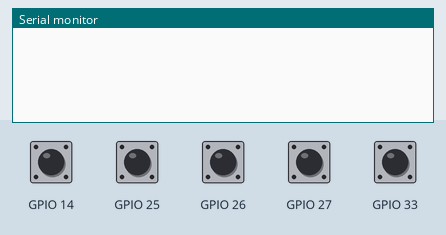
This sketch was run on a simulated ESP32. Parts: the last lines printed to the serial monitor. The test bench sets the inputs (shaded band); at power-on: GPIO 14, GPIO 25–27, GPIO 33 HIGH.

Above: at 1.2 s.
1.3 s: GPIO 14 pulled LOW for 0.15 s
At 2.1 s:
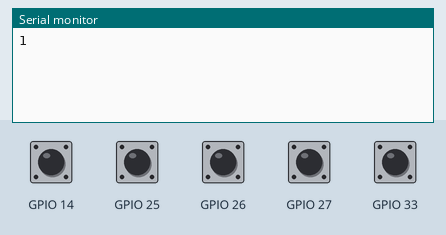
2.9 s: GPIO 25 pulled LOW for 0.15 s
At 3.3 s:
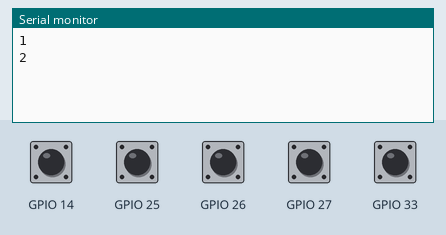
4.5 s: GPIO 26 pulled LOW for 0.15 s
At 5.7 s:
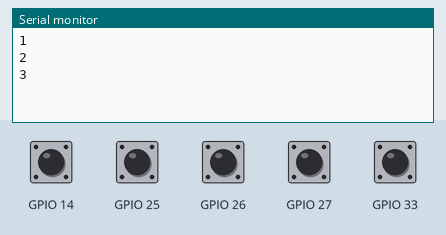
6.1 s: GPIO 27 pulled LOW for 0.15 s
At 6.9 s:
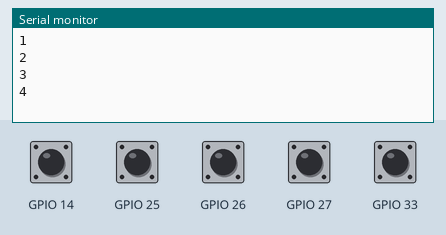
7.7 s: GPIO 33 pulled LOW for 0.15 s
At 8.1 s:
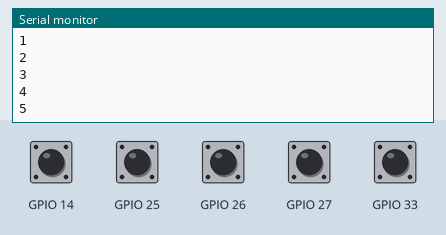
Timing chart, 0 to 10.3 s (numbered marks = the images above; inputs shaded):
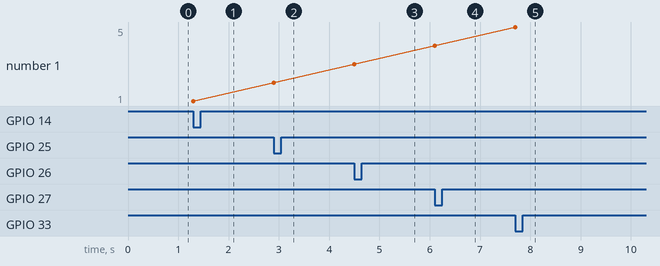

Measured:
- after the input at 1.3 s, the serial monitor: prints a new line at once (image 1)
- after the input at 2.9 s, the serial monitor: prints a new line at once (image 2)
- after the input at 4.5 s, the serial monitor: prints a new line at once (image 3)
- after the input at 6.1 s, the serial monitor: prints a new line at once (image 4)
- after the input at 7.7 s, the serial monitor: prints a new line at once (image 5)
- plotted number 1: 1 → 2 after the input at 2.9 s, 2 → 3 after the input at 4.5 s, 3 → 4 after the input at 6.1 s, 4 → 5 after the input at 7.7 s

The sketch:

button-test.ino
```cpp
// For two-wire buttons: Connect one wire to GPIO pin, other wire to GND

void setup() {
  Serial.begin(115200);

  // Set pins as INPUT_PULLUP so they read HIGH normally
  // When wires touch (complete circuit to GND), pin reads LOW
  pinMode(14, INPUT_PULLUP);
  pinMode(25, INPUT_PULLUP);
  pinMode(26, INPUT_PULLUP);
  pinMode(27, INPUT_PULLUP);
  pinMode(33, INPUT_PULLUP);
}

void loop() {
  // When wires touch, pin goes LOW (connected to GND)
  if (digitalRead(14) == LOW) {
    Serial.println("1");
    delay(200);
  }
  if (digitalRead(25) == LOW) {
    Serial.println("2");
    delay(200);
  }
  if (digitalRead(26) == LOW) {
    Serial.println("3");
    delay(200);
  }
  if (digitalRead(27) == LOW) {
    Serial.println("4");
    delay(200);
  }
  if (digitalRead(33) == LOW) {
    Serial.println("5");
    delay(200);
  }
}
```
